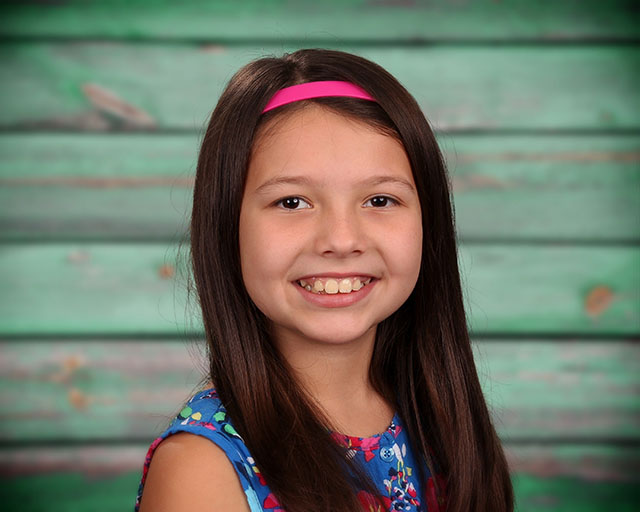
#> input picture cpp/cppflow_pseg/examples/pseg_model/images/kid.jpg, 640 x 512 px; its folder holds only this picture in this run
$ python -i curve.py   (imports and definitions only)
#> lines starting #> are read from the running program, lines starting #| are printed output that depends on the picture
import os
import cv2
import numpy as np
from scipy.interpolate import UnivariateSpline

"""
A script for applying curve filters on dataset.
Configure the source and save paths, and
run the script: python curve.py
"""

# Configure the filepaths
path = "/path/to/dataset/source/"
save_warm = "/path/to/dataset/warm/"
save_cool = "/path/to/dataset/cool/"
# [1 line that did not run here, left out]


def _create_LUT_8UC1(x, y):
    # Interpolation look-up-table
    spl = UnivariateSpline(x, y)
    return spl(range(256))


# Curve filter class
class CurveFilter:
    def __init__(self):
        self.incr_ch_lut = _create_LUT_8UC1(
            [0, 64, 128, 192, 256], [0, 70, 140, 210, 256]
        )
        self.decr_ch_lut = _create_LUT_8UC1(
            [0, 64, 128, 192, 256], [0, 30, 80, 120, 192]
        )

    def warm(self, img_rgb):
        # Warm filter
        c_r, c_g, c_b = cv2.split(img_rgb)
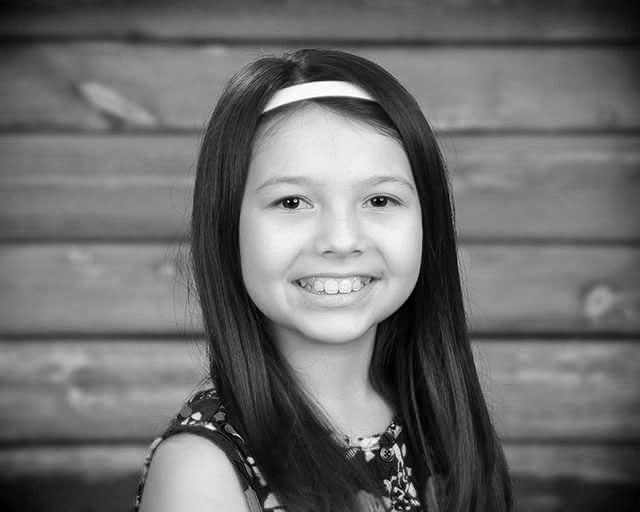
#> c_r: shape (512, 640); min 0, max 255, mean 108.6
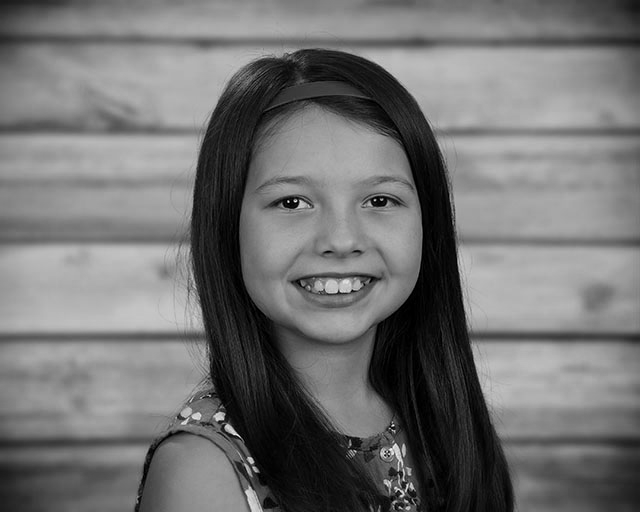
#> c_g: shape (512, 640); min 0, max 253, mean 113.8
        c_r = cv2.LUT(c_r, self.incr_ch_lut).astype(np.uint8)
        c_b = cv2.LUT(c_b, self.decr_ch_lut).astype(np.uint8)
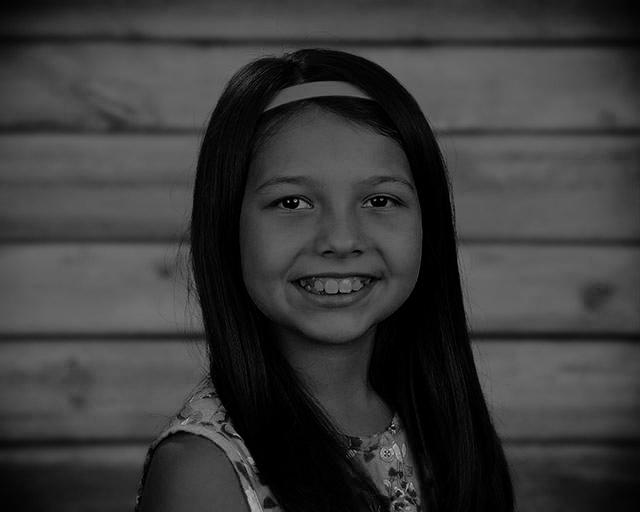
#> c_b: shape (512, 640); min 0, max 190, mean 58.4
        img_rgb = cv2.merge((c_r, c_g, c_b))
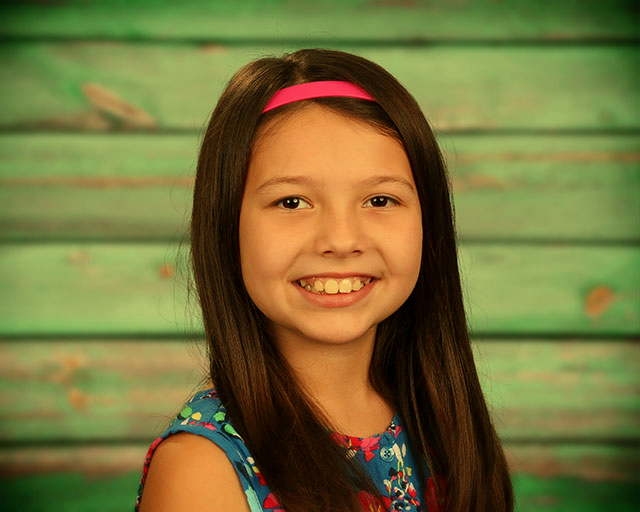
#> img_rgb: shape (512, 640, 3); mean R, G, B 118, 113.8, 58.4

        # Increase color saturation
        c_h, c_s, c_v = cv2.split(cv2.cvtColor(img_rgb, cv2.COLOR_RGB2HSV))
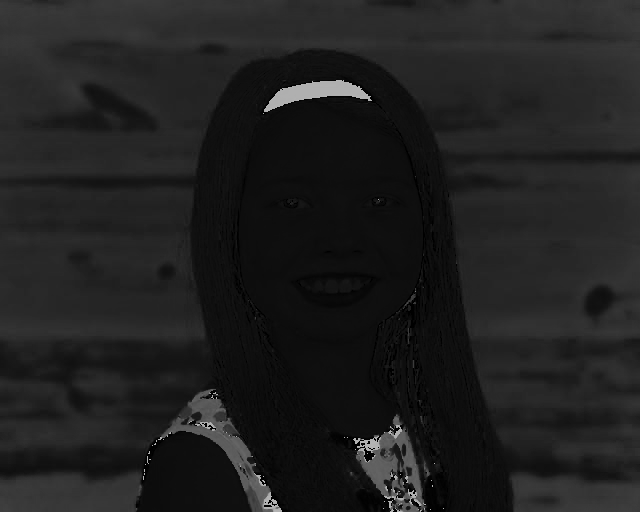
#> c_h: shape (512, 640); min 0, max 179, mean 31.8
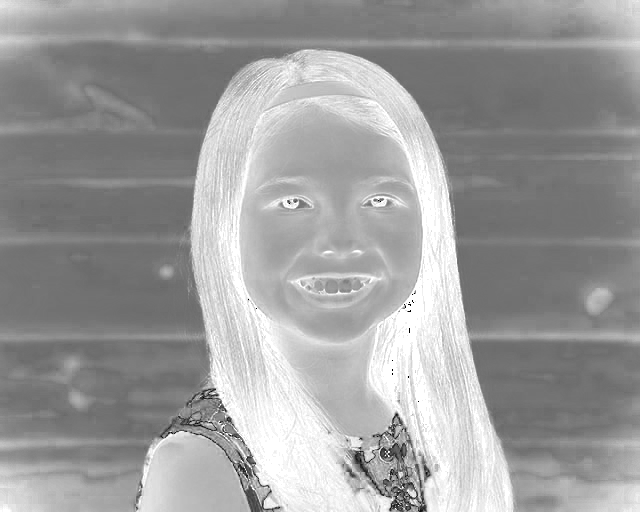
#> c_s: shape (512, 640); min 0, max 255, mean 156.2
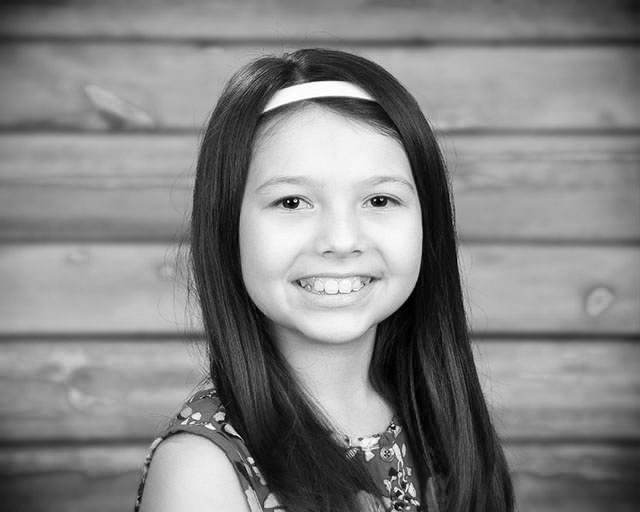
#> c_v: shape (512, 640); min 0, max 255, mean 132.3
        c_s = cv2.LUT(c_s, self.incr_ch_lut).astype(np.uint8)
        img = cv2.cvtColor(cv2.merge((c_h, c_s, c_v)), cv2.COLOR_HSV2RGB)
        return img

    # Cool filter
    def cool(self, img_rgb):
        c_r, c_g, c_b = cv2.split(img_rgb)
        c_r = cv2.LUT(c_r, self.decr_ch_lut).astype(np.uint8)
        c_b = cv2.LUT(c_b, self.incr_ch_lut).astype(np.uint8)
        img_rgb = cv2.merge((c_r, c_g, c_b))

        # Decrease color saturation
        c_h, c_s, c_v = cv2.split(cv2.cvtColor(img_rgb, cv2.COLOR_RGB2HSV))
        c_s = cv2.LUT(c_s, self.decr_ch_lut).astype(np.uint8)
        img = cv2.cvtColor(cv2.merge((c_h, c_s, c_v)), cv2.COLOR_HSV2RGB)
        return img


# Create a curve filter object
cf = CurveFilter()


def curve():
    # Apply filters to dataset
    for item in dirs:
        if os.path.isfile(path + item):
            # Read input image
            img = cv2.imread(path + item)
            img = cv2.cvtColor(img, cv2.COLOR_BGR2RGB)

            # Apply the filters
            cool = cf.cool(img)
            warm = cf.warm(img)

            # Save output images
            cv2.imwrite(save_warm + item, warm)
            cv2.imwrite(save_cool + item, cool)


# [1 line not run here, left out]

>>> import cv2
>>> picture = cv2.cvtColor(cv2.imread('../../cpp/cppflow_pseg/examples/pseg_model/images/kid.jpg'), cv2.COLOR_BGR2RGB)
>>> result = CurveFilter().warm(picture)
